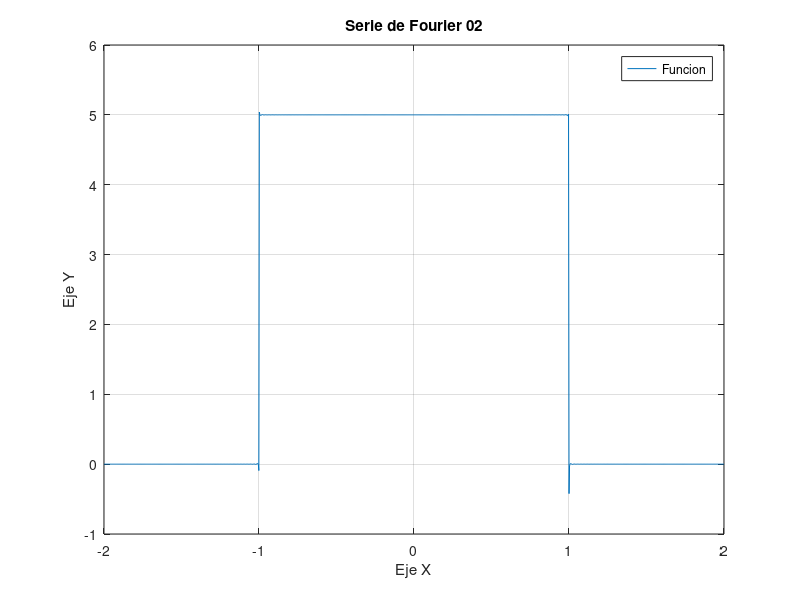

This chart was generated by the following MATLAB code:
% Jose Ramiro Fuentes Lara
% Ecuaciones Diferenciales parciales
% Ejercicio 02
clc; clear;

%% Se definen nuestras variables constantes para el problema
k = 5;

%% Se establece nuestra condicion inicial asi como el intervalo de nuestra serie
x = -2 :pi/1000: 2;
u = 0;

%% Se evaluan los valores de nuestra sumatoria 
for n= 1:10000 % A mayor intervalo mas preciso resulta nuestra simulacion
    u = u + (1/n) * (sin(n*pi/2)) * cos(n*pi*x/2);
end 

%% Se adicionan los valores constantes y se multiplica la sumatoria por su respectivo coeficiente
u = u * (2*k/pi) + k/2;

%% Se grafica nuestra funcion
plot(x,u);
grid on 

set(gcf,'Name','Ecuaciones Diferenciales Parciales') 
    xlabel('Eje X')
    ylabel('Eje Y')
    title('Serie de Fourier 02')
    legend('Funcion')